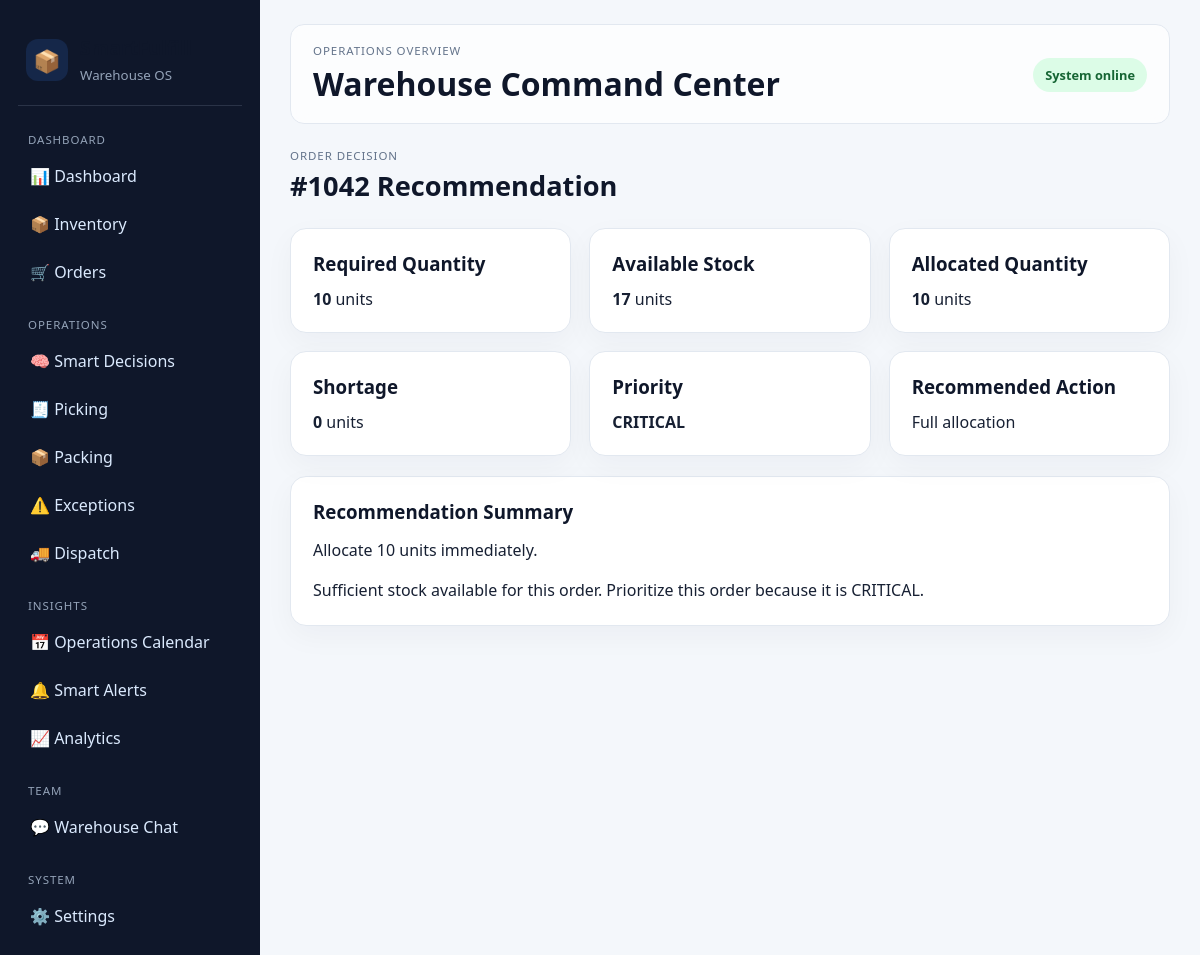
Page /decision/1 on the committed database.
### tables this page shows
CREATE TABLE orders (
            id INTEGER PRIMARY KEY AUTOINCREMENT,
            order_number TEXT UNIQUE NOT NULL,
            customer TEXT NOT NULL,
            sku TEXT NOT NULL,
            product_name TEXT NOT NULL,
            quantity INTEGER NOT NULL,
            priority TEXT NOT NULL,
            priority_score INTEGER NOT NULL,
            due_date TEXT NOT NULL,
            status TEXT NOT NULL,
            allocated_quantity INTEGER DEFAULT 0,
            shortage_quantity INTEGER DEFAULT 0
        , picking_status TEXT NOT NULL DEFAULT "PENDING", packing_status TEXT NOT NULL DEFAULT "PENDING", dispatch_status TEXT NOT NULL DEFAULT "PENDING", dispatch_time TEXT);

### app.py (the view)
@app.route('/decision/<int:order_id>')
def decision(order_id):
    conn = get_db()
    order = conn.execute(
        '''
        SELECT o.*, i.stock, i.reserved,
               COALESCE(i.stock, 0) - COALESCE(i.reserved, 0) AS available_stock
        FROM orders o
        LEFT JOIN inventory i ON o.sku = i.sku
        WHERE o.id = ?
        ''',
        (order_id,),
    ).fetchone()
    conn.close()
    if order is None:
        return 'Order not found', 404
    order_data = dict(order)
    order_data.update(get_order_decision(order))
    return render_template('decision_result.html', order=order_data)

### database.py (called while the page is built)
def get_db():
    conn = sqlite3.connect(DATABASE)
    conn.row_factory = sqlite3.Row
    return conn

### templates/decision_result.html
{% extends "base.html" %}
{% block content %}
<div class="page-header">
    <div>
        <p class="eyebrow">Order Decision</p>
        <h2>{{ order['order_number'] }} Recommendation</h2>
    </div>
</div>
<div class="decision-grid">
    <div class="decision-card">
        <h3>Required Quantity</h3>
        <p><strong>{{ order['required_quantity'] }}</strong> units</p>
    </div>
    <div class="decision-card">
        <h3>Available Stock</h3>
        <p><strong>{{ order['available_stock'] }}</strong> units</p>
    </div>
    <div class="decision-card">
        <h3>Allocated Quantity</h3>
        <p><strong>{{ order['allocated_quantity'] }}</strong> units</p>
    </div>
    <div class="decision-card">
        <h3>Shortage</h3>
        <p><strong>{{ order['shortage'] }}</strong> units</p>
    </div>
    <div class="decision-card">
        <h3>Priority</h3>
        <p><strong>{{ order['priority'] }}</strong></p>
    </div>
    <div class="decision-card">
        <h3>Recommended Action</h3>
        <p>{{ order['action'] }}</p>
    </div>
</div>
<div class="panel recommendation-panel">
    <h3>Recommendation Summary</h3>
    <p>{{ order['recommendation'] }}</p>
    <p>{{ order['reason'] }}</p>
</div>
{% endblock %}

### static/style.css (style rules this page uses)
* { box-sizing: border-box; margin: 0; padding: 0; font-family: "Segoe UI", Arial, sans-serif; }
body { display: flex; background: #f4f7fb; color: #172033; }
.eyebrow { font-size: 0.72rem; letter-spacing: 0.08em; text-transform: uppercase; color: #64748b; margin-bottom: 4px; }
h1, h2, h3 { color: #0f172a; }
.page-header { display: flex; align-items: center; justify-content: space-between; margin-bottom: 24px; }
.page-header h2 { font-size: 1.7rem; }
.metric-card, .panel, .decision-card { background: white; border: 1px solid #e2e8f0; border-radius: 16px; box-shadow: 0 10px 30px rgba(15, 23, 42, 0.04); }
.panel { padding: 22px; }
.decision-grid { display: grid; grid-template-columns: repeat(3, minmax(160px, 1fr)); gap: 18px; margin-bottom: 20px; }
.decision-card { padding: 22px; }
.decision-card h3 { margin-bottom: 12px; }
.recommendation-panel { margin-top: 20px; }
.recommendation-panel p { margin-top: 14px; line-height: 1.6; }

### rows in the picture
orders: order_number "#1042", allocated_quantity "10", priority "CRITICAL"

### other values in the picture
{{ order['required_quantity'] }} "10"
{{ order['available_stock'] }} "17"
{{ order['shortage'] }} "0"
{{ order['action'] }} "Full allocation"
{{ order['recommendation'] }} "Allocate 10 units immediately."
{{ order['reason'] }} "Sufficient stock available for this order. Prioritize this order because it is CRITICAL."
